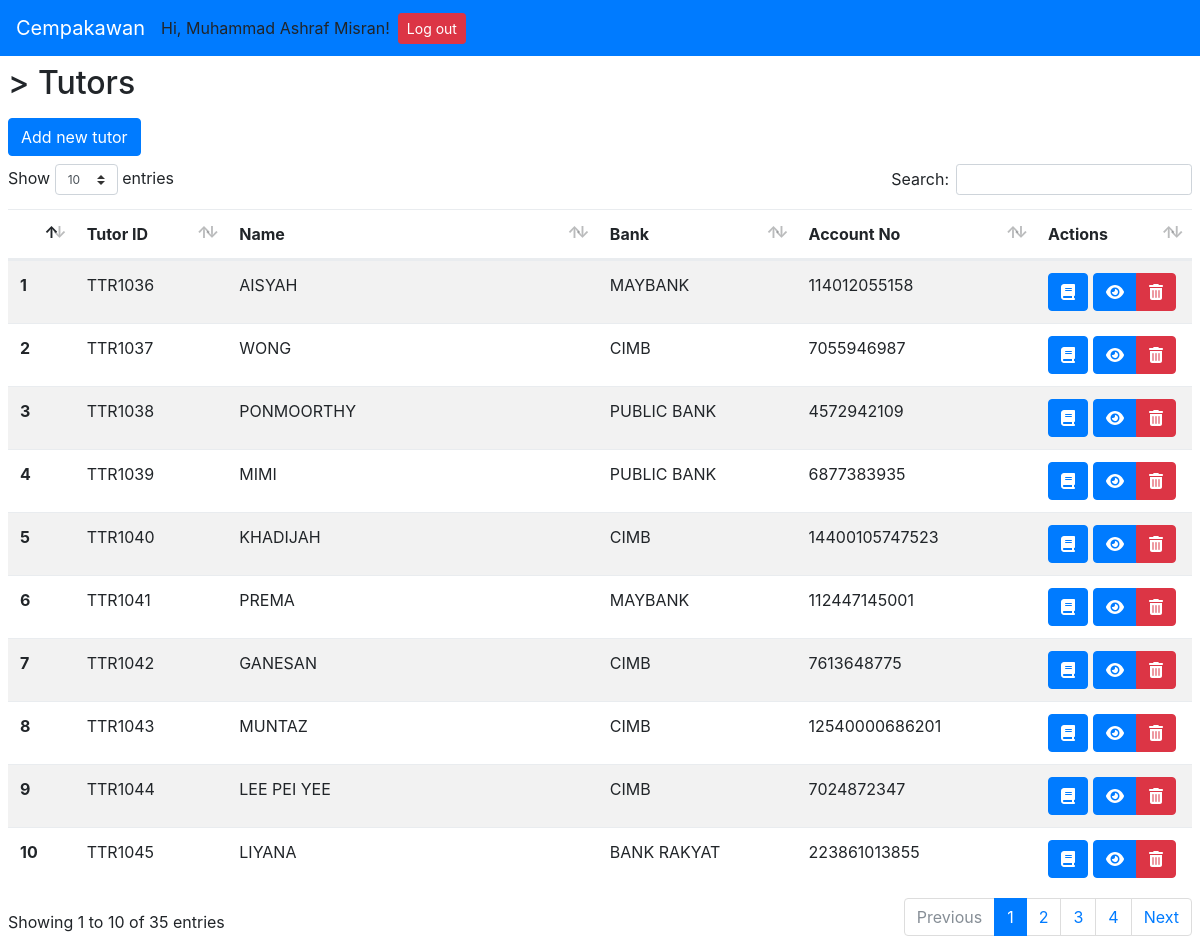
Page /tutors (signed in) on the committed database.
### tables this page shows
CREATE TABLE `tutors` (
  `id` int(11) NOT NULL AUTO_INCREMENT,
  `name` text NOT NULL,
  `mykad` text NOT NULL,
  `phone` text NOT NULL,
  `bank` text NOT NULL,
  `acc_no` text NOT NULL,
  `status` int(11) NOT NULL COMMENT '1=active, 2=suspend, 3=inactive',
  PRIMARY KEY (`id`)
);

### view-tutors.php (the view, shortened to what this page needs)
<main class="m-2">
	<h2><a href="branch-menu"><?php echo($_SESSION['branch']) ?></a> > Tutors</h2>
	<div>
		<a href="add-tutor" class="btn btn-primary my-2">Add new tutor</a>
	</div>
	<table class="table table-hover table-striped w-100 datatable">
		<thead>
			<tr>
				<th></th>
				<th>Tutor ID</th>
				<th>Name</th>
				<th>Bank</th>
				<th>Account No</th>
				<th>Actions</th>
			</tr>
		</thead>
		<tbody>
			<?php
				$i = 1;
				$run = $conn->query("SELECT * FROM tutors WHERE status != 3");
				while ( $row = $run->fetch_assoc() ){
			?>
				<tr>
					<th><?php echo $i++ ?></th>
					<td>TTR<?php echo 1000+$row['id'] ?></td>
					<td><?php echo $row['name'] ?></td>
					<td><?php echo $row['bank'] ?></td>
					<td><?php echo $row['acc_no'] ?></td>
					<td>
						<a href="?m=add-class&tutor=<?php echo $row['id'] ?>" title="Add class" class="hastooltip btn btn-primary text-white"><i class="fas fa-book"></i></a>
						<div class="btn-group">
							<button title="View" class="hastooltip btn btn-primary" data-toggle="modal" data-target="#student-detail"><i class="fas fa-eye"></i></button>
							<button title="Remove tutor" class="hastooltip btn btn-danger" data-toggle="modal" data-target="remove-student"><i class="fas fa-trash-alt"></i></button>
						</div>
					</td>
				</tr>
			<?php } ?>
		</tbody>
	</table>
</main>

### index.php (shortened to what this page needs)
<!DOCTYPE html>
<html>
<head>
	<link rel="stylesheet" href="vendor/bootstrap/css/bootstrap.min.css">
	<link rel="stylesheet" type="text/css" href="vendor/datatables/datatables.css">
	<link href="vendor/select2/select2.min.css" rel="stylesheet" />
	<link rel="stylesheet" type="text/css" href="vendor/daterangepicker/daterangepicker.css" />
	<link rel="stylesheet" type="text/css" href="vendor/fullcalendar/fullcalendar.min.css">
	<link rel="stylesheet" type="text/css" href="vendor/fullcalendar/fullcalendar.print.css">
</head>
<body>
	<?php
		if( !isset($_SESSION['user']['id']) ){
			if( !isset($_GET['m']) ){
				include 'view-login.php';
			}else{
				switch ($_GET['m']) {
					case 'register':
						include 'view-register-user.php';
						break;
					case 'forgot-password':
						include 'view-forgot-password.php';
						break;
					default:
						include 'view-login.php';
				}
			}
		}else{
			if( !isset( $_SESSION['user']['locked'] ) OR $_SESSION['user']['locked'] == FALSE ){
				include('navbar.php');
				if ( !isset($_GET['m']) ) {
					include 'view-homepage.php';
				}else{
					if( $_GET['m'] == '' ){
						include 'view-homepage.php';
					}else{
						include 'view-'.$_GET['m'].'.php';
					}
				}
			}else{
				include 'view-locked-user.php';
			}
		}
	?>
</body>
</html>

### navbar.php (shortened to what this page needs)
<nav class="navbar navbar-expand-lg navbar-light bg-primary">
	<a class="navbar-brand text-white text-center" href="index.php">Cempakawan</a>
	Hi, <?php echo($_SESSION['user']['fullname']) ?>! <a href="controller-logout.php" class="ml-2 btn btn-sm btn-danger">Log out</a>
</nav>

### index.php (style rules this page uses)
body { zoom: 1; }

### rows in the picture
tutors: 1000+$row['id'] "1036", name "AISYAH", bank "MAYBANK", acc_no "114012055158"
tutors: 1000+$row['id'] "1037", name "WONG", bank "CIMB", acc_no "7055946987"
tutors: 1000+$row['id'] "1038", name "PONMOORTHY", bank "PUBLIC BANK", acc_no "4572942109"
tutors: 1000+$row['id'] "1039", name "MIMI", bank "PUBLIC BANK", acc_no "6877383935"
tutors: 1000+$row['id'] "1040", name "KHADIJAH", bank "CIMB", acc_no "14400105747523"
tutors: 1000+$row['id'] "1041", name "PREMA", bank "MAYBANK", acc_no "112447145001"
tutors: 1000+$row['id'] "1042", name "GANESAN", bank "CIMB", acc_no "7613648775"
tutors: 1000+$row['id'] "1043", name "MUNTAZ", bank "CIMB", acc_no "12540000686201"
tutors: 1000+$row['id'] "1044", name "LEE PEI YEE", bank "CIMB", acc_no "7024872347"
tutors: 1000+$row['id'] "1045", name "LIYANA", bank "BANK RAKYAT", acc_no "223861013855"

### other values in the picture
$_SESSION['user']['fullname'] "Muhammad Ashraf Misran"
